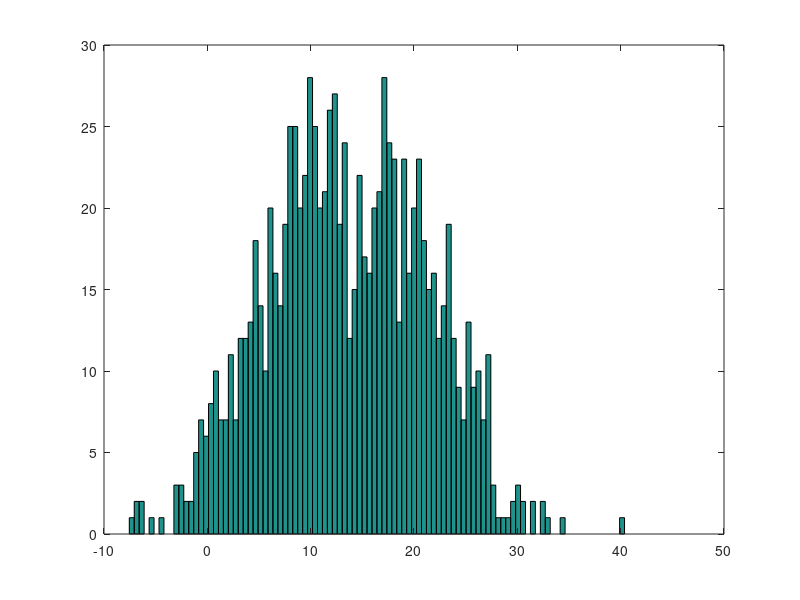

MATLAB code for this plot:
function [ res ] = eser6( )
%ESER6 realizzare un programma che consenta di campionare secondo il
%seguente schema; si estrae un numero a caso da una distribuzione 
%multinomiale data (si assuma una distribuzione con supporto (1,2,3,4)), 
%in base alla realizzazione della variabile di estragga un campione da una
%distribizione gaussiana con media e varianza specificate dall'utente, 
%media e varianza dipendono dal particolare valore estratto della variabile
%multinomiale. Si proceda in questo modo per un numero di campioni fissato.
%Infine si computi l'istogramma della variabile aleatoria ottenuta in base 
%allo schema di campionamento.
    mu=input('media ');
    sigma = input('varianza ');
    vet = mnrnd(1000,[0.2,0.3,0.1,0.4],1);
    res= zeros(1,1);
    k=1;
    for i=1:4
        temp=normrnd(mu * i, sigma, 1, vet(i));
        for j=1:vet(i)
            res(k)=temp(j);
            k=k+1;
        end
    end
    hist(res,100);
end

